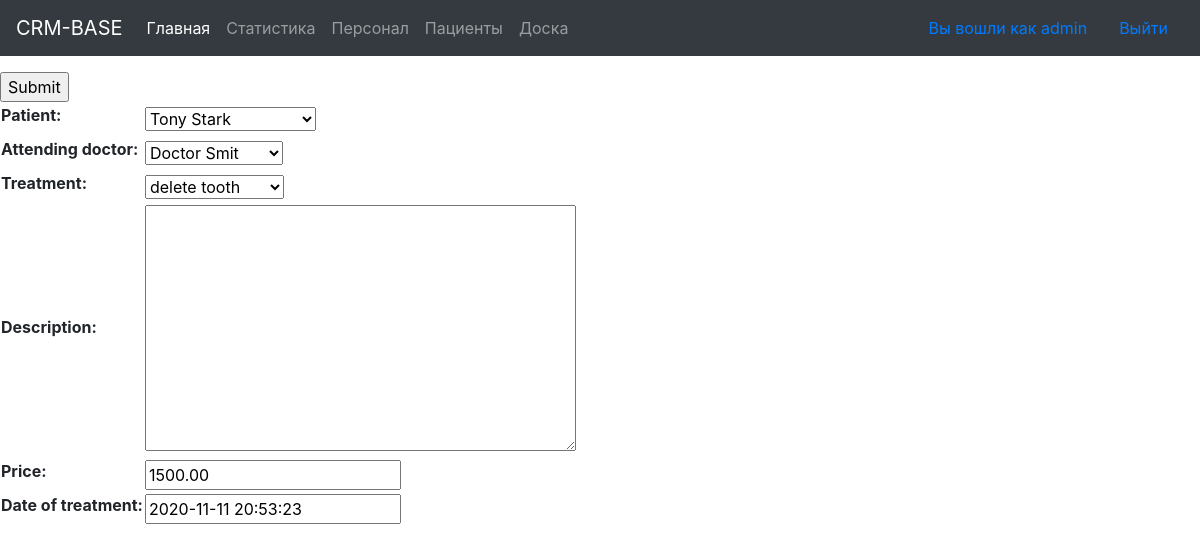
Page /update_home/1/ (signed in) on the committed database.
### main/models.py (models this page shows, shortened)
class Service(models.Model):
    patient = models.ForeignKey(
        Patient, related_name='patient', null=True, on_delete=models.SET_NULL)
    attending_doctor = models.ForeignKey(
        Doctor, related_name='attending_doctor', null=True, on_delete=models.SET_NULL)
    treatment = models.ForeignKey(
        Treatment, related_name="treatment", null=True, on_delete=models.SET_NULL)
    description = models.TextField(blank=True, max_length=50)
    price = models.DecimalField(max_digits=10, decimal_places=2)
    date_of_treatment = models.DateTimeField()
    class Meta:
        db_table = "service_db"

### main/views.py (the view)
# urls.py: path('update_home/<int:pk>/', views.update_home, name='update_home'),
@login_required(login_url='login')
def update_home(request, pk):
    service_home = Service.objects.get(id=pk)
    form = ServiceForm(instance=service_home)
    if request.method == 'POST':
        form = ServiceForm(request.POST, instance=service_home)
        if form.is_valid():
            form.save()
            return redirect('/')
    context = {'form': form}
    return render(request, 'main/f_home.html', context)

### main/forms.py
class ServiceForm(ModelForm):
    class Meta:
        model = Service
        fields = '__all__'
        widgets = {
            "date_of_treatment": TextInput(attrs={
                "placeholder": "гггг-мм-дд чч:мм:сс"
            })
        }

### main/models.py (called while the page is built)
    def __str__(self):
        return self.name

    def __str__(self):
        return self.name

    def __str__(self):
        return self.type_of_treatment

### templates/main/f_home.html (shortened to what this page needs)
{% extends "main/base.html" %} {% block content%}
<table>
  <form action="" method="POST">
    <p>{{form}}</p>
    <input type="submit" name="submit" />
  </form>
</table>
{% endblock %}

### templates/main/navbar.html (shortened to what this page needs)
<nav class="navbar navbar-expand-lg navbar-dark bg-dark">
  <a class="navbar-brand" href="{% url 'admin' %}">CRM-BASE</a>
  <div class="collapse navbar-collapse" id="navbarNavAltMarkup">
    <div class="navbar-nav">
      <a class="nav-item nav-link active" href="{% url 'home' %}">Главная </a>
      <a class="nav-item nav-link" href="{% url 'service' %}">Статистика</a>
      <a class="nav-item nav-link" href="{% url 'staff' %}">Персонал</a>
      <a class="nav-item nav-link" href="{% url 'patients' %}">Пациенты</a>
      <a class="nav-item nav-link" href="{% url 'appointment' %}">Доска</a>
    </div>
  </div>
  {% if user.is_authenticated %}
  <a a class="nav-item nav-link"> Вы вошли как {{user.username}} </a>
  <a a class="nav-item nav-link" href="{% url 'logout' %}">Выйти</a>
  {% endif %}
</nav>

### rows in the picture
Service: patient "Tony Stark", attending_doctor "Doctor Smit", treatment "delete tooth", price "1500.00", date_of_treatment "2020-11-11 20:53:23"

### other values in the picture
{{ user.username }} "admin"
